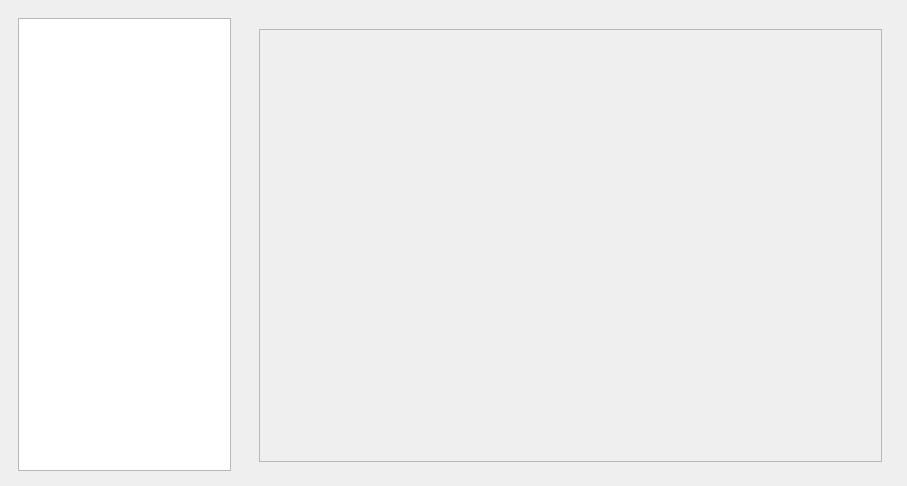
<?xml version="1.0" encoding="UTF-8"?>
<ui version="4.0">
 <class>co2ChartForm</class>
 <widget class="QWidget" name="co2ChartForm">
  <property name="geometry">
   <rect>
    <x>0</x>
    <y>0</y>
    <width>907</width>
    <height>486</height>
   </rect>
  </property>
  <property name="windowTitle">
   <string>Widget</string>
  </property>
  <widget class="QFrame" name="horizontalFrame1">
   <property name="geometry">
    <rect>
     <x>250</x>
     <y>20</y>
     <width>641</width>
     <height>451</height>
    </rect>
   </property>
   <layout class="QHBoxLayout" name="horizontalLayout">
    <item>
     <widget class="QFrame" name="frame">
      <property name="frameShape">
       <enum>QFrame::StyledPanel</enum>
      </property>
      <property name="frameShadow">
       <enum>QFrame::Raised</enum>
      </property>
     </widget>
    </item>
   </layout>
  </widget>
  <widget class="QFrame" name="horizontalFrame">
   <property name="geometry">
    <rect>
     <x>9</x>
     <y>9</y>
     <width>231</width>
     <height>471</height>
    </rect>
   </property>
   <layout class="QHBoxLayout" name="horizontalLayout_2">
    <item>
     <widget class="QTableView" name="tableView"/>
    </item>
   </layout>
  </widget>
 </widget>
 <resources/>
 <connections/>
</ui>
